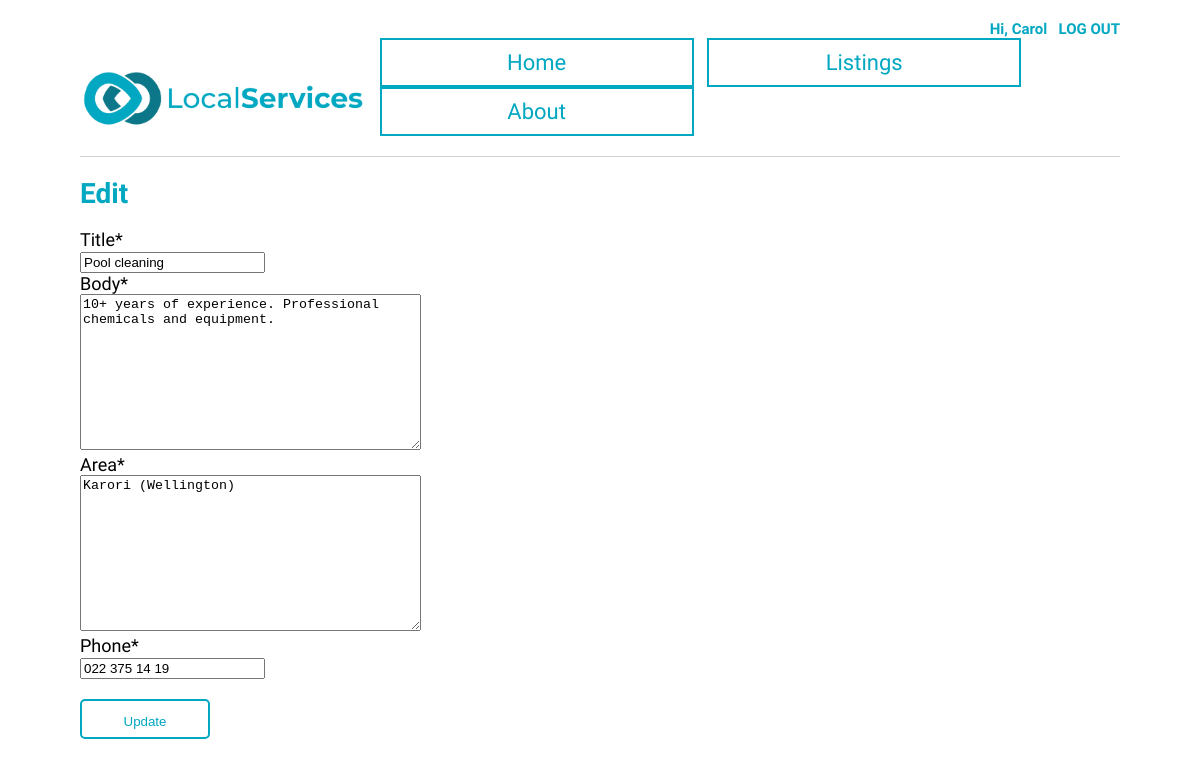
Screenshot of /classified/14/edit (signed in) with the database file from the repository.
### LocalServicesBoard/models.py (models this page shows, shortened)
class Classified (models.Model):
    title = models.CharField(max_length=100)
    body = models.TextField(max_length=300)
    area = models.TextField(max_length=50)
    author = models.ForeignKey(settings.AUTH_USER_MODEL, on_delete=models.CASCADE)
    phone = models.CharField (max_length=30, default="")
    date = models.DateTimeField(default=datetime.now, blank=True)

### LocalServicesBoard/views.py (the view)
# urls.py: path("classified/<int:pk>/edit", ClassifiedUpdateView.as_view(), name = "classified_edit" ),
class ClassifiedUpdateView(LoginRequiredMixin, UserPassesTestMixin, UpdateView):
    model = Classified
    fields = (
        "title",
        "body",
        "area",
        "phone"
    )
    template_name = "classified_edit.html"
    def test_func(self):  # new
        obj = self.get_object()
        return obj.author == self.request.user

### templates/classified_edit.html
{% extends "base.html" %}
{% load crispy_forms_tags %}
{% block content %}
<h1>Edit</h1>
<form action="" method="post">{% csrf_token %}
  {{ form|crispy }}
  <button type="submit">Update</button>
</form>
{% endblock content %}

### templates/base.html (shortened to what this page needs)
{% load static %}
<!DOCTYPE html>
<html lang="en">
<head>
    <link rel="stylesheet" href="{% static 'css/base.css' %}">
</head>
<body>
    {% if user.is_authenticated %}
    <h5> Hi, {{user.first_name}} &nbsp <a href="{% url 'logout' %}" >LOG OUT</a></h5>
    {% else %}
    <h5>You're not logged in &nbsp <a href="{% url 'login' %}" >LOGIN</a> &nbsp <a href="{% url 'signup' %}">SIGNUP</a></h5>
    {% endif %}
    <header>
        <p1><img src="{% static 'images/localServicesLogo.png' %}" alt="logo-image" height="60" ></p1>
        <div>
            <a href="{% url 'home' %}" class="button-base">Home</a>
            <a href="{% url 'classifieds' %}" class="button-base">Listings</a>
            <a href="{% url 'about' %}" class="button-base">About</a>
        </div>
    </header>
{% block content %} {% endblock content %}
</body>
</html>

### static/css/base.css (style rules this page uses)
body { font-family: 'Source Sans Pro', sans-serif; font-size: 14px; text-decoration: none; margin: 20px 80px 20px 80px; }
header { border-bottom: 1px solid lightgrey; margin-bottom: 20px; padding-bottom: 20px; display: flex; text-decoration: none; align-items: flex-end; justify-content: space-between; }
p1 { color: #02A7C1; text-decoration: none; font-size: 30px; font-weight: bold; margin-top: 20px; }
.button-base { border: 2px solid #02A7C1; min-width: 270px; font-size: 22px; display: inline-block; text-align: center; padding: 10px 20px; margin-left: 10px; background-color: white; color: #02A7C1 !important; cursor: pointer; }
form { font-family: 'Source Sans Pro', sans-serif; font-size: 18px; width: 20%; }
button[type=submit] { border: 2px solid #02A7C1 !important; width: 130px !important; height: 40px !important; line-height: 40px !important; display: inline-block !important; text-align: center; margin-top: 10px; margin-right: 10px; background-color: white; color: #02A7C1 !important; cursor: pointer; border-radius: 5px; }
a { color: #02A7C1; text-decoration: none; margin-left: 0px; margin-top: 0px; }
h5 { text-align: right; text-decoration: none; color: #02A7C1; font-size: 15px; font-weight: bold; margin: 0px; }
h1 { font-weight: bold; color: #02A7C1; }
.no-margin, button { margin: 20px 0 !important; }

### rows the page displays
Classified: title "Pool cleaning", body "10+ years of experience. Professional chemicals and equipment.", area "Karori (Wellington)", phone "022 375 14 19"

### other values shown
{{ user.first_name }} "Carol"
